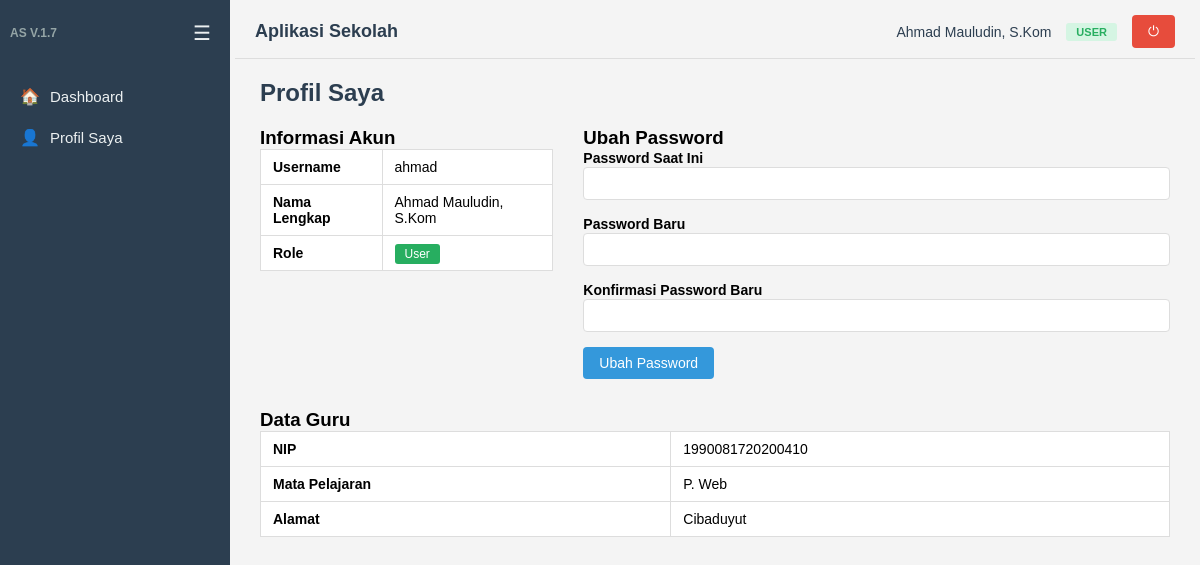
Screenshot of /profile.php (signed in) with the database file from the repository.
### tables this page shows
CREATE TABLE `dataguru` (
  `id` int(5) NOT NULL,
  `nama` varchar(50) NOT NULL,
  `nip` varchar(20) NOT NULL,
  `mapel` varchar(50) NOT NULL,
  `alamat` varchar(100) DEFAULT NULL,
  `foto` varchar(100) DEFAULT NULL
);

### auth.php (called while the page is built, shortened)
<?php
if (!function_exists('isLoggedIn')) {
    function isLoggedIn()
    {
        return isset($_SESSION['user_id']);
    }
}
if (!function_exists('getCurrentUser')) {
    function getCurrentUser()
    {
        return [
            'id' => $_SESSION['user_id'],
            'username' => $_SESSION['username'],
            'nama_lengkap' => $_SESSION['nama_lengkap'],
            'role' => $_SESSION['role'],
            'id_guru' => $_SESSION['id_guru'] ?? null,
            'id_siswa' => $_SESSION['id_siswa'] ?? null
        ];
    }
}
if (!function_exists('getSidebarMenu')) {
    function getSidebarMenu()
    {
        $role = $_SESSION['role'] ?? 'user';
        $menu = [];
        $menu[] = ['url' => BASE_URL . '/index.php', 'icon' => '🏠', 'label' => 'Dashboard', 'roles' => ['admin', 'kepala', 'user']];
        if (in_array($role, ['admin', 'kepala'])) {
            $menu[] = ['url' => BASE_URL . '/siswa/tampil.php', 'icon' => '👨‍🎓', 'label' => 'Data Siswa', 'roles' => ['admin', 'kepala'], 'has_sub' => true];
            $menu[] = ['url' => BASE_URL . '/siswa/tampil.php', 'icon' => '📋', 'label' => 'Lihat Data Siswa', 'roles' => ['admin', 'kepala'], 'sub' => true];
            if ($role === 'admin') {
                $menu[] = ['url' => BASE_URL . '/siswa/index.php', 'icon' => '➕', 'label' => 'Tambah Data Siswa', 'roles' => ['admin'], 'sub' => true];
            }
            $menu[] = ['url' => BASE_URL . '/guru/tampil.php', 'icon' => '👨‍🏫', 'label' => 'Data Guru', 'roles' => ['admin', 'kepala'], 'has_sub' => true];
            $menu[] = ['url' => BASE_URL . '/guru/tampil.php', 'icon' => '📋', 'label' => 'Lihat Data Guru', 'roles' => ['admin', 'kepala'], 'sub' => true];
            if ($role === 'admin') {
                $menu[] = ['url' => BASE_URL . '/guru/index.php', 'icon' => '➕', 'label' => 'Tambah Data Guru', 'roles' => ['admin'], 'sub' => true];
            }
            $menu[] = ['url' => BASE_URL . '/kelas/tampil.php', 'icon' => '🏫', 'label' => 'Data Kelas', 'roles' => ['admin', 'kepala'], 'has_sub' => true];
            $menu[] = ['url' => BASE_URL . '/kelas/tampil.php', 'icon' => '📋', 'label' => 'Lihat Data Kelas', 'roles' => ['admin', 'kepala'], 'sub' => true];
            if ($role === 'admin') {
                $menu[] = ['url' => BASE_URL . '/kelas/index.php', 'icon' => '➕', 'label' => 'Tambah Data Kelas', 'roles' => ['admin'], 'sub' => true];
            }
            $menu[] = ['url' => BASE_URL . '/ruang/tampil.php', 'icon' => '🚪', 'label' => 'Data Ruangan', 'roles' => ['admin', 'kepala'], 'has_sub' => true];
            $menu[] = ['url' => BASE_URL . '/ruang/tampil.php', 'icon' => '📋', 'label' => 'Lihat Data Ruangan', 'roles' => ['admin', 'kepala'], 'sub' => true];
            if ($role === 'admin') {
                $menu[] = ['url' => BASE_URL . '/ruang/index.php', 'icon' => '➕', 'label' => 'Tambah Data Ruangan', 'roles' => ['admin'], 'sub' => true];
            }
            if ($role === 'admin') {
                $menu[] = ['url' => BASE_URL . '/user/tampil.php', 'icon' => '👥', 'label' => 'Kelola User', 'roles' => ['admin'], 'has_sub' => true];
                $menu[] = ['url' => BASE_URL . '/user/tampil.php', 'icon' => '📋', 'label' => 'Lihat User', 'roles' => ['admin'], 'sub' => true];
                $menu[] = ['url' => BASE_URL . '/user/index.php', 'icon' => '➕', 'label' => 'Tambah User', 'roles' => ['admin'], 'sub' => true];
            }
        } else {
            $menu[] = ['url' => BASE_URL . '/profile.php', 'icon' => '👤', 'label' => 'Profil Saya', 'roles' => ['user']];
        }
        return array_filter($menu, function ($item) use ($role) {
            if (isset($item['header'])) return true;
            return in_array($role, $item['roles'] ?? []);
        });
    }
}

### profile.php (the view, shortened to what this page needs)
<?php
include 'auth.php';
$user = getCurrentUser();
$profileData = null;
if ($user['role'] === 'user') {
    if ($user['id_guru']) {
        $stmt = $koneksi->prepare("SELECT * FROM dataguru WHERE id = ?");
        $stmt->bind_param("i", $user['id_guru']);
        $stmt->execute();
        $profileData = $stmt->get_result()->fetch_assoc();
        $profileData['type'] = 'guru';
    } elseif ($user['id_siswa']) {
        $stmt = $koneksi->prepare("SELECT s.*, k.namakelas FROM datasiswa s LEFT JOIN datakelas k ON s.id_kelas = k.id_kelas WHERE s.id = ?");
        $stmt->bind_param("i", $user['id_siswa']);
        $stmt->execute();
        $profileData = $stmt->get_result()->fetch_assoc();
        $profileData['type'] = 'siswa';
    }
}
include __DIR__ . '/layout/header.php';
?>
<h2>Profil Saya</h2>
<div style="display: grid; grid-template-columns: 1fr 2fr; gap: 30px; margin-top: 20px;">
    <div class="card">
        <h3>Informasi Akun</h3>
        <table style="width: 100%;">
            <tr><td><strong>Username</strong></td><td><?= htmlspecialchars($user['username']) ?></td></tr>
            <tr><td><strong>Nama Lengkap</strong></td><td><?= htmlspecialchars($user['nama_lengkap']) ?></td></tr>
            <tr><td><strong>Role</strong></td><td>
                <span style="padding: 3px 10px; border-radius: 3px; background:
                    <?= $user['role'] === 'admin' ? '#e74c3c' : ($user['role'] === 'kepala' ? '#f39c12' : '#27ae60') ?>;
                    color: white; font-size: 12px;">
                    <?= ucfirst($user['role']) ?>
                </span>
            </td></tr>
        </table>
    </div>
    <div class="card">
        <h3>Ubah Password</h3>
        <form method="POST">
            <div style="margin-bottom: 15px;">
                <label>Password Saat Ini</label><br>
                <input type="password" name="current_password" required style="width: 100%; padding: 8px; border: 1px solid #ddd; border-radius: 4px;">
            </div>
            <div style="margin-bottom: 15px;">
                <label>Password Baru</label><br>
                <input type="password" name="new_password" required minlength="6" style="width: 100%; padding: 8px; border: 1px solid #ddd; border-radius: 4px;">
            </div>
            <div style="margin-bottom: 15px;">
                <label>Konfirmasi Password Baru</label><br>
                <input type="password" name="confirm_password" required minlength="6" style="width: 100%; padding: 8px; border: 1px solid #ddd; border-radius: 4px;">
            </div>
            <button type="submit" class="btn">Ubah Password</button>
        </form>
    </div>
</div>
<?php if ($profileData): ?>
<div class="card" style="margin-top: 30px;">
    <h3>Data <?= $profileData['type'] === 'guru' ? 'Guru' : 'Siswa' ?></h3>
    <table style="width: 100%;">
        <?php if ($profileData['type'] === 'guru'): ?>
            <tr><td><strong>NIP</strong></td><td><?= htmlspecialchars($profileData['nip']) ?></td></tr>
            <tr><td><strong>Mata Pelajaran</strong></td><td><?= htmlspecialchars($profileData['mapel']) ?></td></tr>
            <tr><td><strong>Alamat</strong></td><td><?= htmlspecialchars($profileData['alamat']) ?></td></tr>
        <?php endif; ?>
    </table>
</div>
<?php endif; ?>
<?php include __DIR__ . '/layout/footer.php'; ?>

### layout/header.php (shortened to what this page needs)
<?php
include dirname(__DIR__) . '/auth.php';
$user = getCurrentUser();
$sidebarMenu = getSidebarMenu();
?>
<!DOCTYPE html>
<html lang="id">
<head>
</head>
<body>
    <aside class="sidebar" id="sidebar">
        <div class="sidebar-header">
            <span class="sidebar-version"> AS V.1.7</span>
            <button class="sidebar-toggle" id="sidebarToggle" title="Tutup/Buka Menu">☰</button>
        </div>
        <ul>
            <?php foreach ($sidebarMenu as $item): ?>
                <?php if (isset($item['header'])): ?>
                    <li class="sidebar-menu-header"><?= htmlspecialchars($item['header']) ?></li>
                    <li>
                        <div class="sidebar-header-divider"></div>
                    </li>
                <?php else: ?>
                    <?php
                    $cssClass = '';
                    $active = '';
                    $currentPage = basename($_SERVER['PHP_SELF']);
                    $currentDir = basename(dirname($_SERVER['PHP_SELF']));
                    $itemPage = basename($item['url']);
                    if (
                        $currentPage === $itemPage ||
                        ($currentDir === 'siswa' && strpos($item['url'], 'siswa') !== false) ||
                        ($currentDir === 'guru' && strpos($item['url'], 'guru') !== false) ||
                        ($currentDir === 'kelas' && strpos($item['url'], 'kelas') !== false) ||
                        ($currentDir === 'ruang' && strpos($item['url'], 'ruang') !== false)
                    ) {
                        $active = ' active';
                    }
                    ?>
                    <li class="<?= $cssClass . $active ?>">
                        <a href="<?= $item['url'] ?>">
                            <span class="icon"><?= $item['icon'] ?></span>
                            <span class="sidebar-menu-text"><?= htmlspecialchars($item['label']) ?></span>
                        </a>
                    </li>
                <?php endif; ?>
            <?php endforeach; ?>
        </ul>
    </aside>
    <main class="content" id="content">
        <?php if ($user): ?>
            <div class="top-bar">
                <div class="top-bar-left">
                    <h1 class="top-app-title">Aplikasi Sekolah</h1>
                </div>
                <div class="top-bar-right">
                    <span class="top-user-name"><?= htmlspecialchars($user['nama_lengkap']) ?></span>
                    <span class="top-user-role <?= $user['role'] ?>">
                        <?php
                        $roleLabels = ['admin' => 'Admin', 'kepala' => 'Kepala Sekolah', 'user' => 'User'];
                        echo $roleLabels[$user['role']] ?? ucfirst($user['role']);
                        ?>
                    </span>
                    <form method="POST" action="<?= BASE_URL; ?>/logout.php" style="margin: 0;">
                        <button type="submit" class="btn btn-danger btn-sm" title="Logout">⏻</button>
                    </form>
                </div>
            </div>
        <?php endif; ?>

### layout/header.php (style rules this page uses)
* { box-sizing: border-box; margin: 0; padding: 0; }
body { font-family: Arial, Helvetica, sans-serif; background: #f4f4f4; display: flex; min-height: 100vh; }
.sidebar { width: 230px; background: #2c3e50; color: #fff; position: fixed; top: 0; left: 0; height: 100%; overflow-y: auto; transition: width 0.3s ease, transform 0.3s ease; z-index: 1000; }
.sidebar-header { display: flex; justify-content: space-between; align-items: center; padding: 15px 10px; }
.sidebar-version { font-size: 12px; color: #95a5a6; font-weight: 600; white-space: nowrap; }
.sidebar-toggle { background: transparent; color: #ecf0f1; border: none; border-radius: 4px; width: 36px; height: 36px; cursor: pointer; display: flex; align-items: center; justify-content: center; font-size: 20px; line-height: 1; transition: background 0.2s; flex-shrink: 0; }
.sidebar ul { list-style: none; padding: 10px 0; }
.sidebar ul li a { display: flex; align-items: center; padding: 11px 20px; color: #ecf0f1; text-decoration: none; font-size: 15px; white-space: nowrap; overflow: hidden; }
.sidebar ul li a .icon { margin-right: 10px; font-size: 16px; width: 20px; text-align: center; flex-shrink: 0; }
.top-bar { display: flex; justify-content: space-between; align-items: center; padding: 10px 20px; background: #f4f4f4; border-bottom: 1px solid #ddd; margin: -25px -25px 20px -25px; }
.top-bar-left { flex: 1; }
.top-bar-right { display: flex; align-items: center; gap: 15px; }
.top-user-name { font-weight: 500; color: #2c3e50; font-size: 14px; }
.top-user-role { font-size: 11px; padding: 3px 10px; border-radius: 3px; text-transform: uppercase; font-weight: bold; }
.top-user-role.user { background: #d5f5e3; color: #27ae60; }
.top-app-title { margin: 0; font-size: 18px; font-weight: 600; color: #2c3e50; }
.btn-sm { padding: 6px 12px; font-size: 12px; }
.content { margin-left: 230px; padding: 30px; flex: 1; transition: margin-left 0.3s ease; }
h2 { margin-bottom: 20px; color: #2c3e50; }
table { border-collapse: collapse; width: 100%; background: #fff; margin-bottom: 15px; }
table th, table td { border: 1px solid #ddd; padding: 9px 12px; text-align: left; font-size: 14px; }
label { font-weight: bold; font-size: 14px; }
.btn { display: inline-block; background: #3498db; color: #fff; border: 0; padding: 8px 16px; border-radius: 4px; cursor: pointer; text-decoration: none; font-size: 14px; }
.btn-danger { background: #e74c3c; }

### rows the page displays
dataguru: nama "Ahmad Mauludin, S.Kom", nip "1990081720200410", mapel "P. Web", alamat "Cibaduyut"

### other values shown
$item['icon'] "🏠"
$item['label'] "Dashboard"
$item['icon'] "👤"
$item['label'] "Profil Saya"
$roleLabels[$user['role']] "USER"
$user['username'] "ahmad"
$user['role'] "User"
